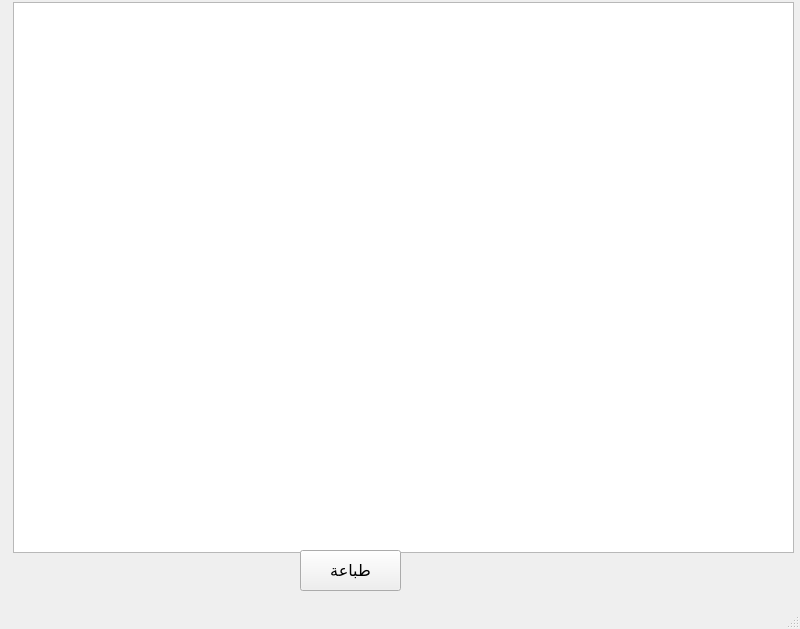
<?xml version="1.0" encoding="UTF-8"?>
<ui version="4.0">
 <class>MainWindow</class>
 <widget class="QMainWindow" name="MainWindow">
  <property name="geometry">
   <rect>
    <x>0</x>
    <y>0</y>
    <width>800</width>
    <height>629</height>
   </rect>
  </property>
  <property name="windowTitle">
   <string>MainWindow</string>
  </property>
  <widget class="QWidget" name="centralwidget">
   <widget class="QPlainTextEdit" name="invText">
    <property name="geometry">
     <rect>
      <x>13</x>
      <y>2</y>
      <width>781</width>
      <height>551</height>
     </rect>
    </property>
    <property name="font">
     <font>
      <pointsize>12</pointsize>
     </font>
    </property>
   </widget>
   <widget class="QPushButton" name="pushButton">
    <property name="geometry">
     <rect>
      <x>300</x>
      <y>550</y>
      <width>101</width>
      <height>41</height>
     </rect>
    </property>
    <property name="font">
     <font>
      <pointsize>12</pointsize>
     </font>
    </property>
    <property name="text">
     <string>طباعة</string>
    </property>
   </widget>
  </widget>
  <widget class="QMenuBar" name="menubar">
   <property name="geometry">
    <rect>
     <x>0</x>
     <y>0</y>
     <width>800</width>
     <height>21</height>
    </rect>
   </property>
  </widget>
  <widget class="QStatusBar" name="statusbar"/>
 </widget>
 <resources/>
 <connections/>
</ui>
